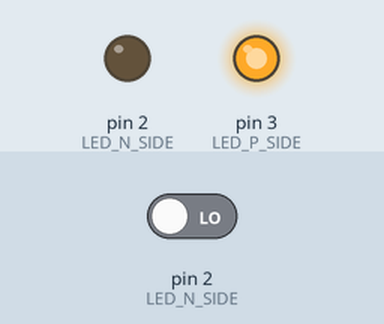
Recording of a sketch running on a simulated Arduino Uno, built with avr-gcc and run on an emulated ATmega328P. Shown: output pins drawn as LEDs (lit = HIGH). The test bench sets the inputs (shaded band); at power-on: pin 2 (LED_N_SIDE) LOW.

Above: at 1.2 s.
1.3 s: pin 2 (LED_N_SIDE) driven HIGH
At 1.56 s:
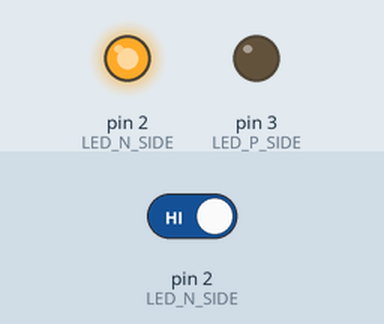
4.3 s: pin 2 (LED_N_SIDE) driven LOW
At 5.1 s:
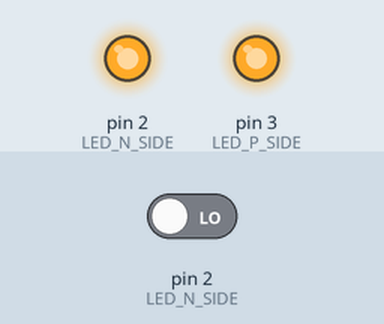
Timing chart, 0 to 11.9 s (numbered marks = the images above; inputs shaded):
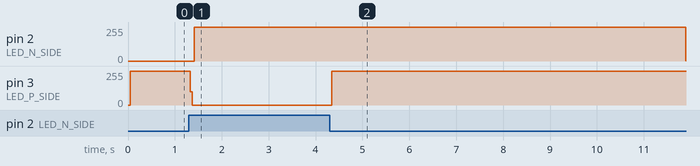

The sketch:

ardu.ino
```cpp
//
// Turn on the gopro camera is there is light hitting a LED. Great for sunrise timelapses
// You will need to wire up your components as such:
//
//           + digital2
//           |
//           <
//           > 100 ohm resistor
//           <
//           |
//           |
//         -----
//          / \  LED, maybe a 5mm, clear plastic is good
//         -----
//           |
//           |
//           + digital3
//
// Wiring:
// Pin 2 to GoPro HERO BUS 12
// Pin 3 to GoPro HERO BUS 30

#define LED_N_SIDE 2
#define LED_P_SIDE 3

void setup()
{}

void loop()
{
  unsigned int j;

  // Apply reverse voltage, charge up the pin and led capacitance
  pinMode(LED_N_SIDE,OUTPUT);
  pinMode(LED_P_SIDE,OUTPUT);
  digitalWrite(LED_N_SIDE,HIGH);
  digitalWrite(LED_P_SIDE,LOW);

  // Isolate the pin 2 end of the diode
  pinMode(LED_N_SIDE,INPUT);
  digitalWrite(LED_N_SIDE,LOW);  // turn off internal pull-up resistor

  // Count how long it takes the diode to bleed back down to a logic zero
  for ( j = 0; j < 30000; j++) {
    if ( digitalRead(LED_N_SIDE)==0) break;
  }

  // Turn the gopro on if there is light
  digitalWrite(LED_P_SIDE,HIGH);

  pinMode(LED_P_SIDE,OUTPUT);

  pinMode(LED_N_SIDE,OUTPUT);
  delayMicroseconds(3000);
  digitalWrite(LED_N_SIDE,LOW);
}
```

Measured:
- after the input at 1.3 s, pin 2 (LED_N_SIDE): 0/255 → 255/255 after 0.12 s; pin 3 (LED_P_SIDE): 254/255 → 0/255 at once
- after the input at 4.3 s, pin 2 (LED_N_SIDE): 255/255 → 2/255 after 7.6 s; pin 3 (LED_P_SIDE): 0/255 → 254/255 after 0.05 s
